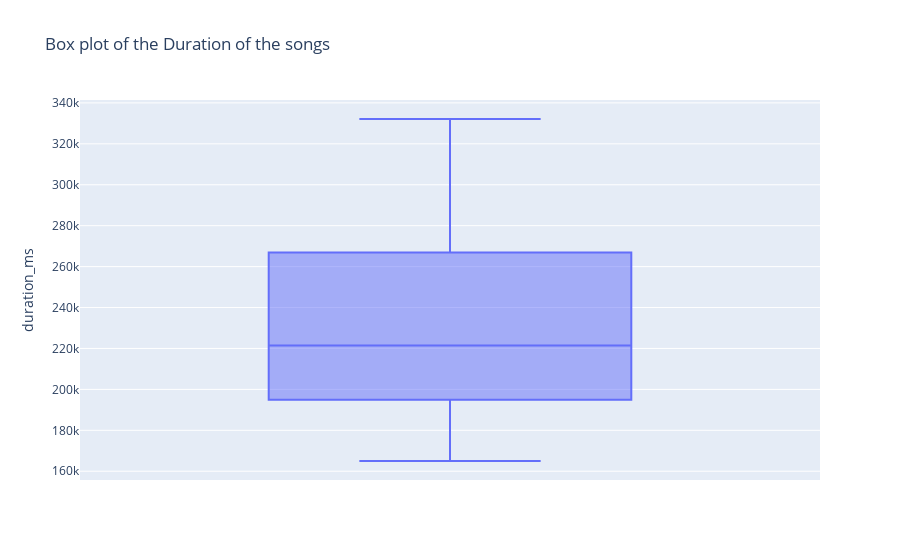

The notebook cell this image was saved under:
### Code cell
px.box(df1, y ='duration_ms',
       title = 'Box plot of the Duration of the songs')

### Figure 1 — Plotly figure (JSON) as saved in the notebook; plotly's stock layout.template omitted (floating-point values rounded to 4 significant figures)
{"data": [{"alignmentgroup": "True", "hovertemplate": "duration_ms=%{y}<extra></extra>", "legendgroup": "", "marker": {"color": "#636efa"}, "name": "", "notched": false, "offsetgroup": "", "orientation": "v", "showlegend": false, "type": "box", "x0": " ", "xaxis": "x", "y": [229320, 196747, 293293, 179507, 196800, 224853, 213387, 222533, 183160, 165000, 220440, 203240, 276720, 233720, 281560, 193200, 257133, 314867, 332133, 176293], "y0": " ", "yaxis": "y"}], "layout": {"boxmode": "group", "legend": {"tracegroupgap": 0}, "title": {"text": "Box plot of the Duration of the songs"}, "xaxis": {"anchor": "y", "domain": [0, 1]}, "yaxis": {"anchor": "x", "domain": [0, 1], "title": {"text": "duration_ms"}}}}
